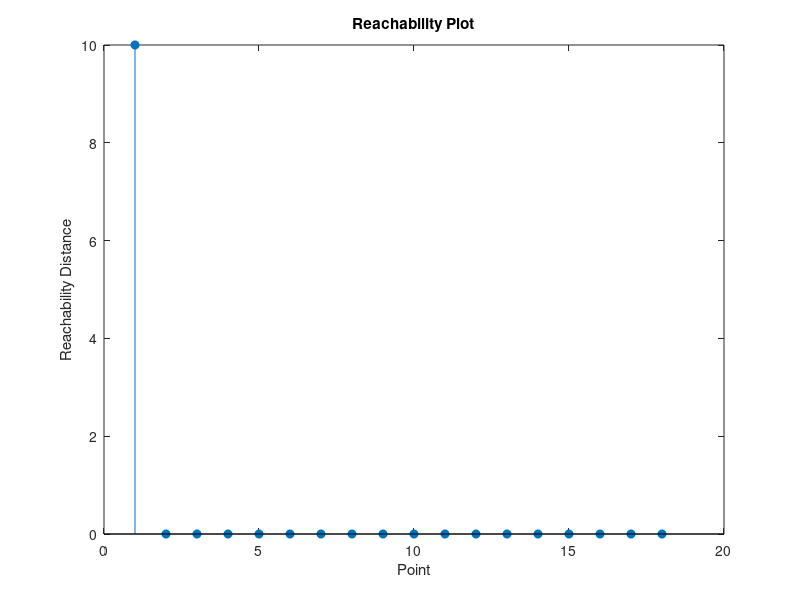

This chart was generated by the following MATLAB code:
% level = 5;
% semester = 'Fall';
% subject = 'Math';
% student = 'John_Doe';
% fieldnames = {semester subject student};
% 
% % Add data to a structure named grades.
% grades(level).(semester).(subject).(student)(10,21:30) = ...
%              [85, 89, 76, 93, 85, 91, 68, 84, 95, 73];
% 
% % Retrieve the data added.
% getfield(grades, {level}, fieldnames{:}, {10,21:30})

y = zeros(18,1);

y(1) = 10;
% y(2) = 2;
% y(3) = 1.5;
% y(4) = 1.25;
% y(5) = 1;
% y(6) = 0.5;
% y(7) = 0.4;
% y(8) = 0.5;
% y(9) = 1;
% y(10) = 2;
% y(11) = 1.75;
% y(12) = 1.5;
% y(13) = 1.5;
% y(14) = 1.25;
% y(15) = 1.75;
% y(16) = 4;
% y(17) = 2;
% y(18) = 2;

stem(1:18, y, 'filled');
xlabel 'Point'
ylabel 'Reachability Distance'
title 'Reachability Plot'


